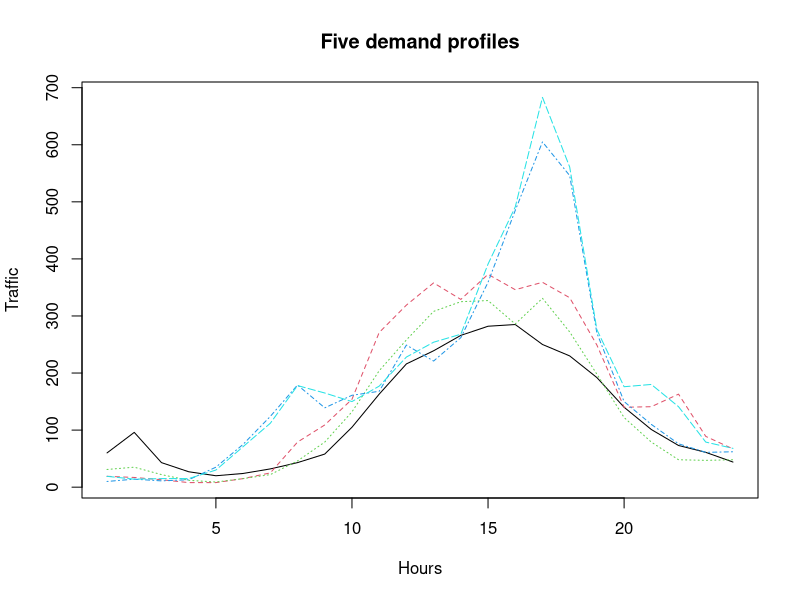
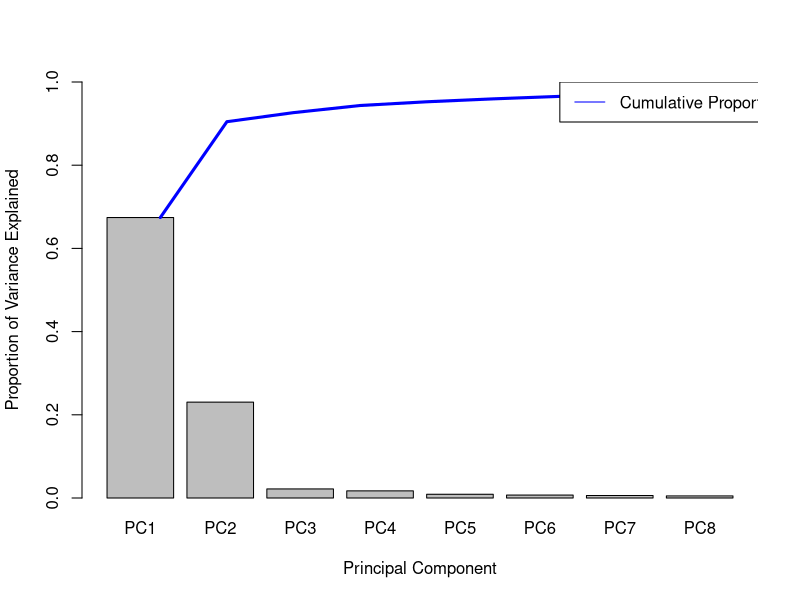
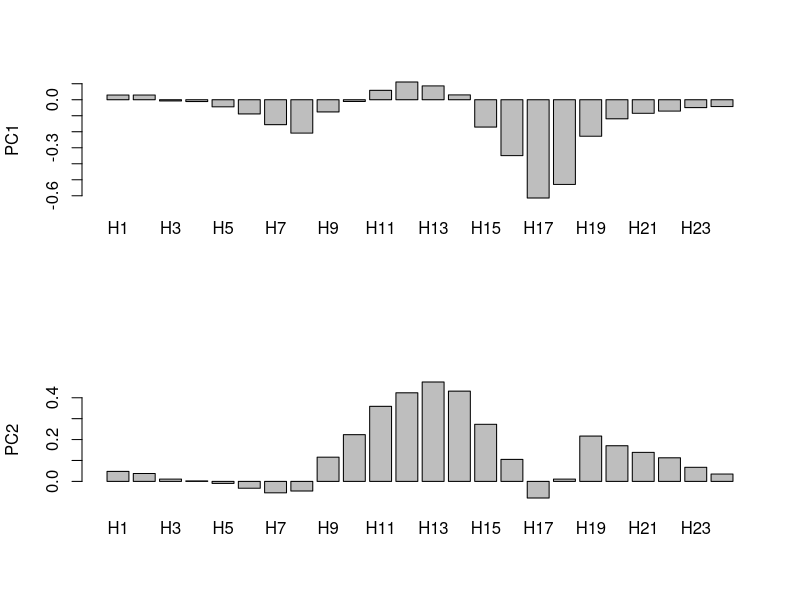
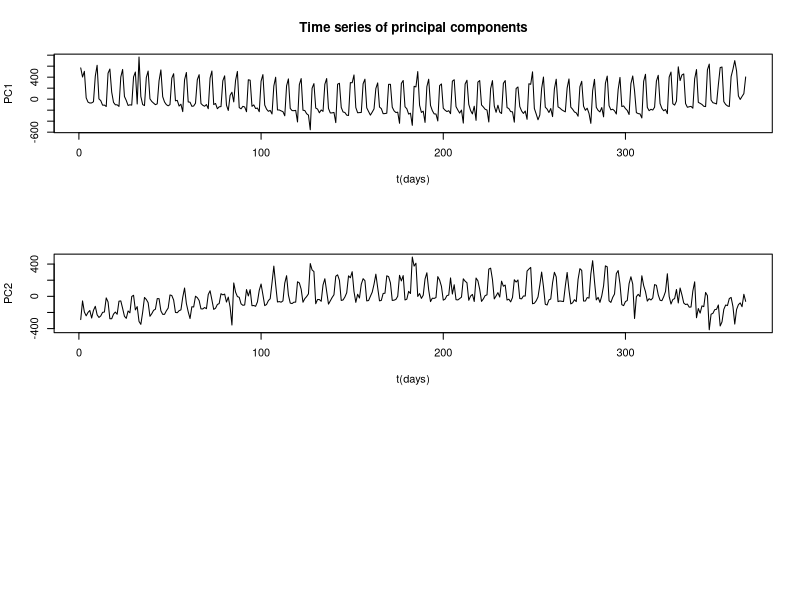
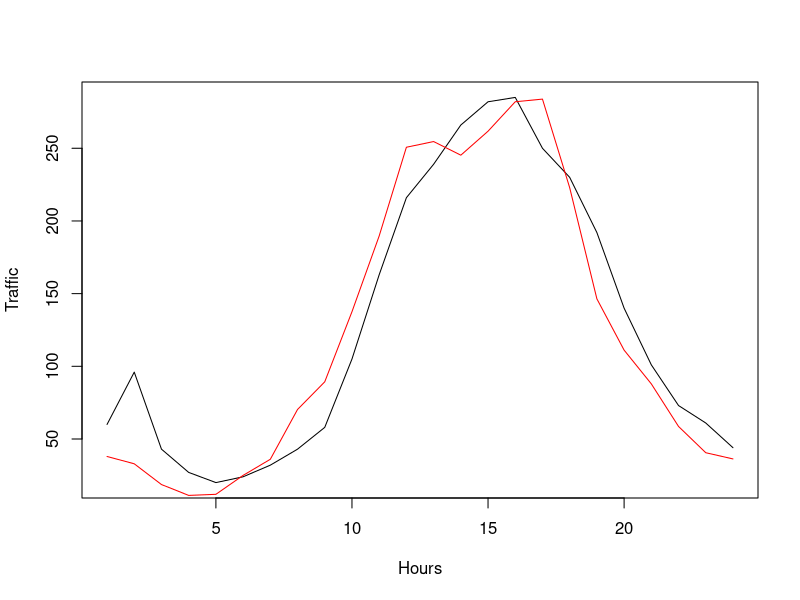
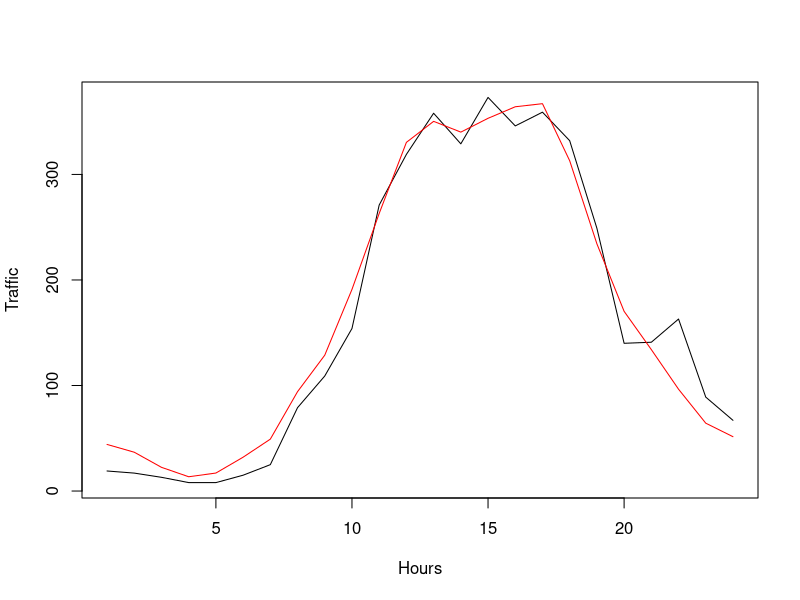
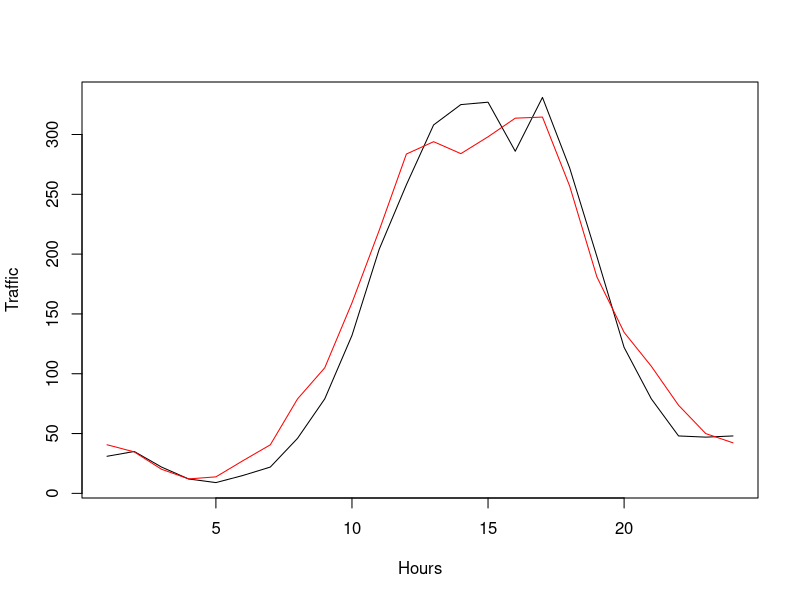
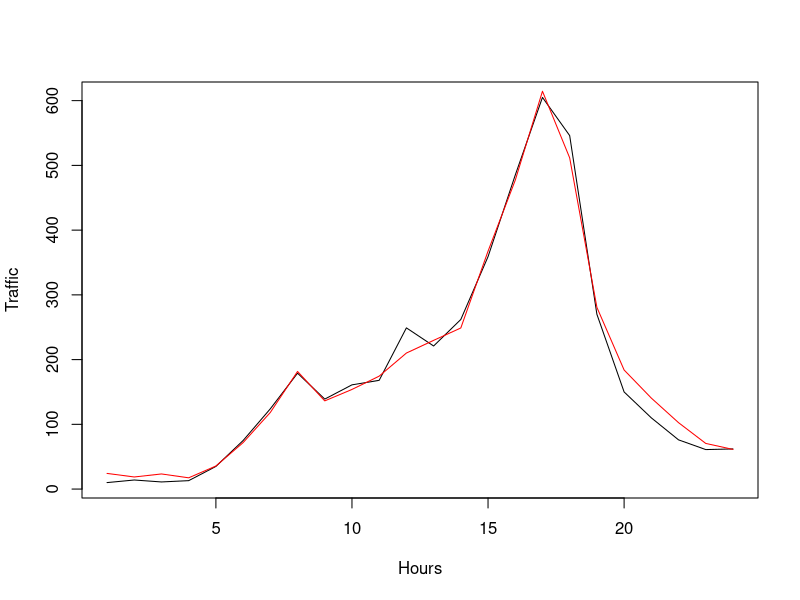

Source code (R) for these figures, in order: (Note: this script raises an error after producing the figures.)
#####################################################################################
### TRAFFIC DATA   ############################################################
#####################################################################################


fdatatot <- read.table("TrafficData.dat",header = TRUE, sep = "")
#cada DEMx es la demanda a una hora determinada

fdatatot$DAY <- as.factor(fdatatot$DAY)
fdatatot$YEAR <- as.factor(fdatatot$MONTH)

fdata <- fdatatot[,5:28] #VAMOS A USAR SOLO LOS DATOS DE DEMANDA DESDE LA HORA 1 HASTA LA 24
#Plot first five traffic profiles in the dataset
matplot(t(as.matrix(fdata[1:5,])),type="l",
        xlab = "Hours", ylab = "Traffic", main = "Five demand profiles")

fdata.pca<-prcomp(fdata, center = TRUE, scale. = FALSE) 
    #IMP!!!: NO LO QUEREMOS ESCALAR PORQUE TODAS LAS VARIABLES TIENEN LAS MISMAS UNIDADES
summary(fdata.pca)
  #Aqui vemos cuando cada PC explica la variable (de 0 a 1)
  #Para explicar el 95% cogeriamos 5 PC
  #COGEMOS 2 PARA EXPLICAR EL 90%

std_dev <- fdata.pca$sdev
pr_var <- std_dev^2
prop_varex <- pr_var/sum(pr_var)

#POR COMPONENTE PRINCIPAL CUANTA VARIABILIDAD EXPLICO:
barplot(prop_varex[1:8], xlab = "Principal Component",
        ylab = "Proportion of Variance Explained",
        names.arg=dimnames(fdata.pca$rotation)[[2]][1:8],
        ylim = c(0,1))
lines(cumsum(prop_varex[1:8]), col="blue", lwd = 3)
legend(x=7,y=1,legend = "Cumulative Proportion",col = "blue",lty = 1)



#PESOS DE CADA VARIABLE A LOS DOS PRIMEROS PCS
#Plot principal component loadings
par(mfrow=c(2,1))
barplot(fdata.pca$rotation[,1],ylab="PC1") 
    #el trafico es mas alto antes de entrar al trabajo y sobre todo despues
barplot(fdata.pca$rotation[,2],ylab="PC2")
  #el PC2 le da mas importancia al resto de horas
par(mfrow=c(1,1))

#VALORES DE LOS COMPONENTES PRINCIPALES (1,2) PARA CADA DIA QUE TENEMOS:
#plot component scores
par(mfrow=c(3,1))
plot(fdata.pca$x[,1],type="l",ylab="PC1", xlab = "t(days)", main = "Time series of principal components")
plot(fdata.pca$x[,2],type="l",ylab="PC2", xlab = "t(days)")
par(mfrow=c(1,1))

#RECONSTRRUCCION DE LOS PRIMEROS 4 DIAS CON DOS PRIMEROS PCS
#Reconstruction of first profile with three components
for(i in 1:4){ #DIAS 1 AL 4
  plot(1:24, as.matrix(fdata[i,]),type="l", xlab = "Hours", ylab = "Traffic")
  fdata.rec <- fdata.pca$center + (fdata.pca$x[i,1:2] %*% t(fdata.pca$rotation[,1:2]))*ifelse(fdata.pca$scale,fdata.pca$scale,1) #el '3' es el numerp de PCs
  lines(1:24,fdata.rec[1,],col="red")
  legend(x=1,y=28000,legend = c("Real", "Reconstruction"), col = c("black", "red"),lty = 1)
  Sys.sleep(0.5)
}

#VALORES DE LOS 2 PRIMEROS PC PARA TODOS LOS DIAS
#plot data in space spanned by first 2 PC
df_plot <- data.frame(PC1 = fdata.pca$x[,1], PC2 =fdata.pca$x[,2], WEEKDAY=fdatatot$WEEKDAY, MONTH=fdatatot$MONTH, YEAR=fdatatot$YEAR)
ggplot(df_plot)+geom_point(aes(x=PC1,y=PC2)) #Vemos varias tendencias
ggplot(df_plot)+geom_point(aes(x=PC1,y=PC2, color=WEEKDAY)) #segun el tipo de dia tiene sentido
    #vemos que los findes tiene menos trafico (PC1 mas positivo)
    #el PC2 modela el trafico a la hora de la comida por eso los viernes es mucho el PC2 es mas bajo (MAS TRAFICO)
ggplot(df_plot)+geom_point(aes(x=PC1,y=PC2, color=MONTH))
ggplot(df_plot)+geom_point(aes(x=PC1,y=PC2, color=YEAR))



###### ICA
#2 COMPONENTES INDEPENDIENTS
library(fastICA)
fdata.ica <- fastICA(fdata, 2, alg.typ = "parallel", fun = "logcosh", alpha = 1,
                     method = "R", row.norm = FALSE, maxit = 200,
                     tol = 0.0001, verbose = TRUE)
summary(fdata.ica)

#plot component scores
par(mfrow=c(2,1))
plot(fdata.ica$S[1:50,1],type="l",ylab="IC1", xlab = "t(days)", main = "Time series of independent components")
plot(fdata.ica$S[1:50,2],type="l",ylab="IC2", xlab = "t(days)")
par(mfrow=c(1,1))


#plot data in space spanned by first 2 IC
df_plot <- data.frame(IC1 = fdata.ica$S[,1], IC2 =fdata.ica$S[,2], WEEKDAY=fdatatot$WEEKDAY, MONTH=fdatatot$MONTH, YEAR=fdatatot$YEAR)
ggplot(df_plot)+geom_point(aes(x=IC1,y=IC2,color=WEEKDAY))
  #SOLO SABIENDO EL VALOR DE IC2 PUEDO DECIR SI ESTO ES UN DIA LABORABLE O NO
ggplot(df_plot)+geom_point(aes(x=IC1,y=IC2,color=MONTH))
    

#Boxplot of independent component by DAY
ggplot(df_plot)+geom_boxplot(aes(x=WEEKDAY,y=IC2))
